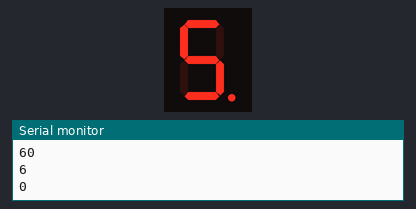
Simulated run of this sketch. Board: Arduino Uno, built with avr-gcc and run on an emulated ATmega328P. Shown: 1-digit seven-segment display, the last lines printed to the serial monitor. Wiring (inferred from the names in the program): 1-digit 7-segment display, segments lit when LOW: segments pin 6, pin 4, pin 2, pin 5, pin 3, pin 7, pin 8, pin 9. The segment pins are drawn as the display they are named for.

Above: at 0.1 s.
At 6.1 s:
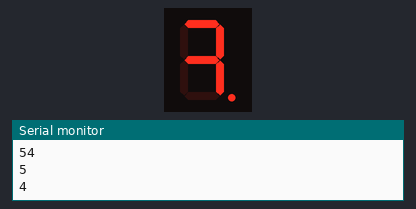
At 12.1 s:
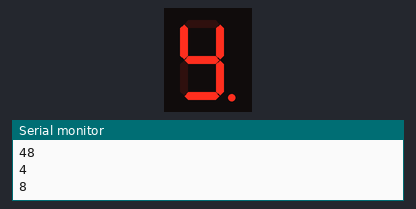
At 18.1 s:
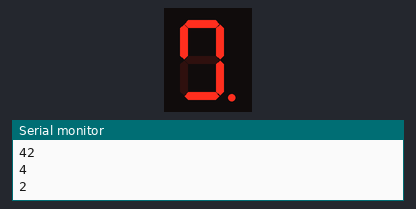
At 28.1 s:
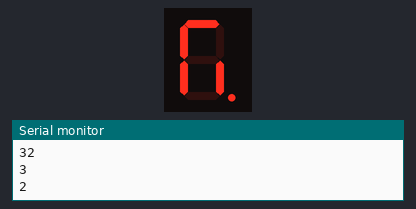
At 38.1 s:
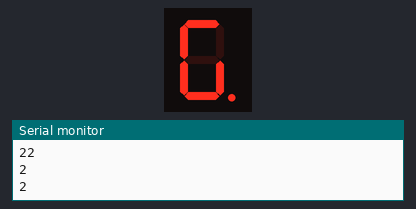

The sketch:

led_segment.ino
```cpp
int l_segment[4] = {2,3,4,5}; // Adding left segment pins
int r_segment[4] = {6,7,8,9}; // Adding right segment pins
int number,l_seg,r_seg;

void calculate(int);
void data_write(int,int);


// Binary value for 0 to 9
int BCD[10][4] ={
{0,0,0,0},
{0,0,0,1},
{0,0,1,0},
{0,0,1,1},
{0,1,0,0},
{0,1,0,1},
{0,1,1,0},
{0,1,1,1},
{1,0,0,0},
{1,0,0,1}}; //BCD code


void setup()
{
 Serial.begin(9600) ;
 for(int i=0;i<4;i++)
    {
    pinMode(l_segment[i],OUTPUT);
    pinMode(r_segment[i],OUTPUT);
    }
}


void loop()
{
    for(number=60;number>=0;number--)
    {
        Serial.println(number);
        calculate(number);
        delay(1000);
    }
}

void calculate(int number)
{

    if (number<10)
    {
        l_seg=0;
        r_seg=number;

    }
    else
    {
      l_seg=number/10;
        r_seg=number % 10;

    }
    Serial.println(l_seg);
    Serial.println(r_seg);
    data_write(l_seg,r_seg);

}
void data_write(int l_seg,int r_seg)
{


     for (int j=0; j < 4; j++)
    {
        digitalWrite(l_segment[j], BCD[l_seg][j]);
    }

    for (int j=0; j < 4; j++)
    {
        digitalWrite(r_segment[j], BCD[r_seg][j]);
    }

}
```

Measured:
- what the display in image 1 shows lasts 1.0 s, from 6.0 s to 7.0 s
